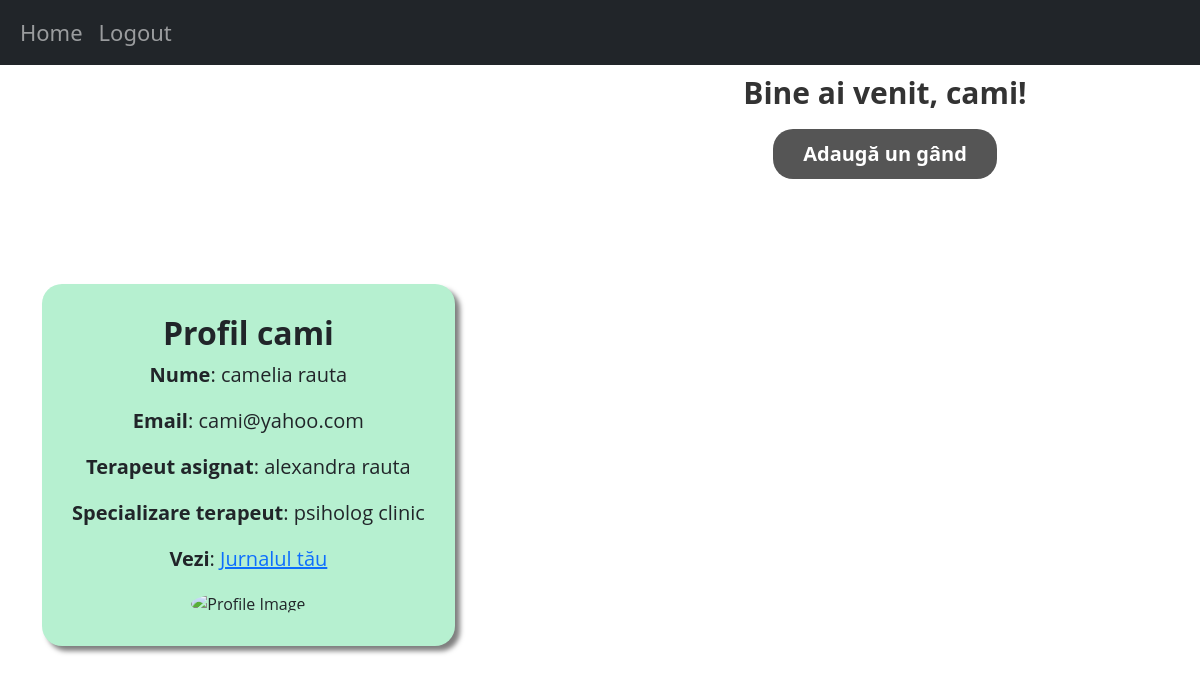
The app's page /home/pacient (signed in), older data.
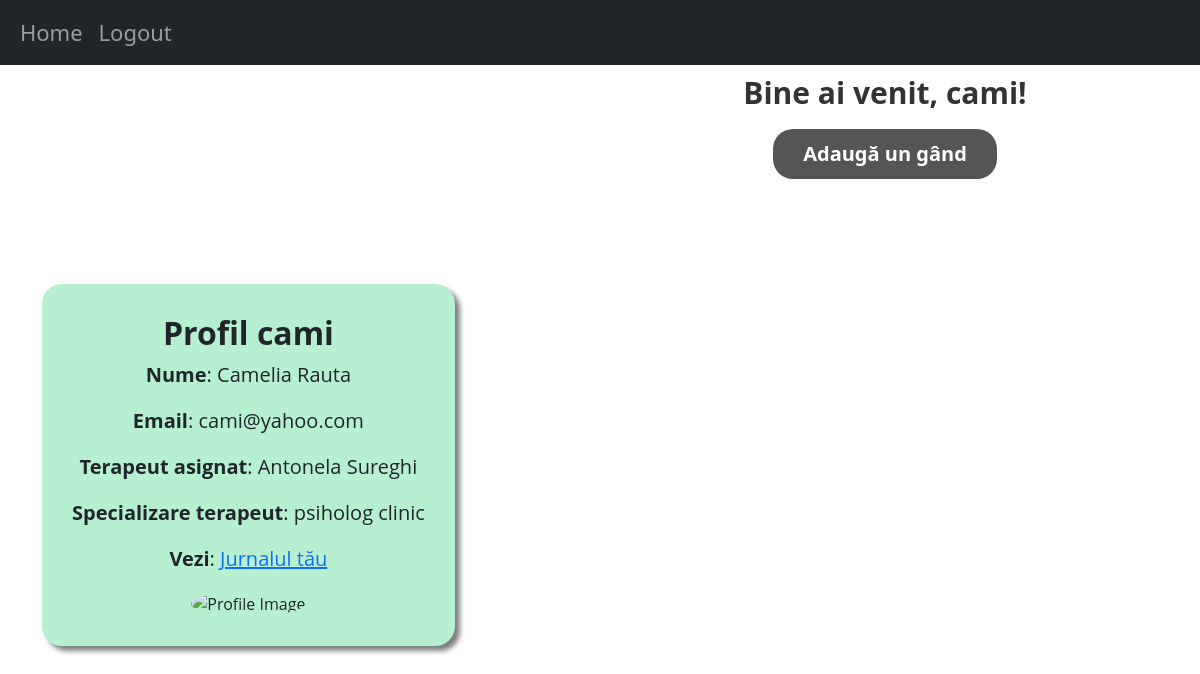
The same page, newer data.
### website/domain/models.py (models this page shows)
class Pacient(db.Model):
    __tablename__ = 'pacient'
    id = db.Column(db.Integer(), db.ForeignKey('user.id', ondelete='CASCADE'), primary_key=True)
    first_name = db.Column(db.String(50))
    last_name = db.Column(db.String(50))
    terapeut_asignat = db.Column(db.Integer, db.ForeignKey('terapeut.id', ondelete="CASCADE"), nullable=False)

class Terapeut(db.Model):
    __tablename__ = 'terapeut'
    id = db.Column(db.Integer(), db.ForeignKey('user.id', ondelete='CASCADE'), primary_key=True)
    first_name = db.Column(db.String(50))
    last_name = db.Column(db.String(50))
    function = db.Column(db.String(150))
    license = db.Column(db.String(150))
    activity_start_year = db.Column(db.Integer())

### website/controller/pacientView.py (the view)
    @staticmethod
    @views.route("/home/pacient")
    @login_required
    @__role_required('pacient')
    def home_Pacient():
        posts = Post.query.filter_by(author=current_user.id).all()
        pacienti = Pacient.query.filter_by(terapeut_asignat=current_user.id)
        lista_finala = []
        for post in posts:
            if post.date_created!= None and post.date_created.date() == date.today():
                lista_finala.append(post)
        if current_user.role == 'terapeut':
            return render_template("homeTerapeut.html", user=current_user, pacienti=pacienti)
        else:
            pacient = Pacient.query.filter_by(id=current_user.id).first()
            terap = Terapeut.query.filter_by(id=pacient.terapeut_asignat).first()
            return render_template("homePacient.html", user=current_user, posts=lista_finala,pacient=pacient,terapeut=terap)

### website/controller/pacientView.py (called while the page is built)
    @staticmethod
    def __role_required(role):
        def decorator(func):
            @wraps(func)
            def wrapper(*args, **kwargs):
                if not current_user.role == role:
                    return "Unauthorized access", 403
                return func(*args, **kwargs)
            return wrapper
        return decorator

### website/templates/homePacient.html
{% extends "jurnal.html" %} {% block title %}Home{% endblock %}

### website/templates/jurnal.html (shortened to what this page needs)
{% extends "base.html" %}
{% block content %}
<div class="row">
  <div class="col-md-6 mx-auto d-flex align-items-center vh-100">
    <div class="card border-dark text-center" style="background-color: #b6f0d0;
      box-shadow: 5px 5px 5px rgba(0, 0, 0, 0.5);
      margin-top: auto;
      margin-bottom: auto;
      padding: 30px;
      border-radius: 20px;
      border: none;
      font-family: 'Open Sans', sans-serif !important;">
      <h5 class="card-title" style="font-size: 32px; font-weight: bold;">Profil {{ user.username }}</h5>
      <p class="card-text" style="font-size: 20px;"><b>Nume</b>: {{ pacient.first_name }} {{ pacient.last_name }}</p>
      <p class="card-text" style="font-size: 20px;"><b>Email</b>: {{ user.email }}</p>
      <p class="card-text" style="font-size: 20px;"><b>Terapeut asignat</b>: {{ terapeut.first_name }} {{ terapeut.last_name }}</p>
      <p class="card-text" style="font-size: 20px;"><b>Specializare terapeut</b>: {{ terapeut.function }}</p>
      <p class="card-text" style="font-size: 20px;"><b>Vezi</b>: <a href="/jurnal" style="font-size: 20px;">Jurnalul tău</a></p>
      <div style="max-width: 430px; margin: 0 auto;">
        <img src="https://insidesmallbusiness.com.au/wp-content/uploads/2021/04/bigstock-Hands-Of-Diverse-Group-Of-Peop-343671511-e1625192493671.jpg" alt="Profile Image" style="width: 100%; height: 100%; border-radius: 50%;">
      </div>
    </div>
  </div>
  <div class="col-md-6">
    <h1 align="center" style="font-size: 30px;
      font-weight: bold;
      color: #333;
      padding: 10px;">
      {% block header %}Bine ai venit, {{ user.username }}!{% endblock %}
    </h1>
    {% block footer %}
    <div align="center">
      <a href="/create-post">
        <button type="button">Adaugă un gând</button>
      </a>
    </div>
    {% endblock %}
  </div>
</div>
{% endblock %}

Row changes from the older to the newer data that the page shows:
changed Pacient: first_name "camelia" → "Camelia"; last_name "rauta" → "Rauta"
changed Terapeut "psiholog clinic": first_name "alexandra" → "Antonela"; last_name "rauta" → "Sureghi"
